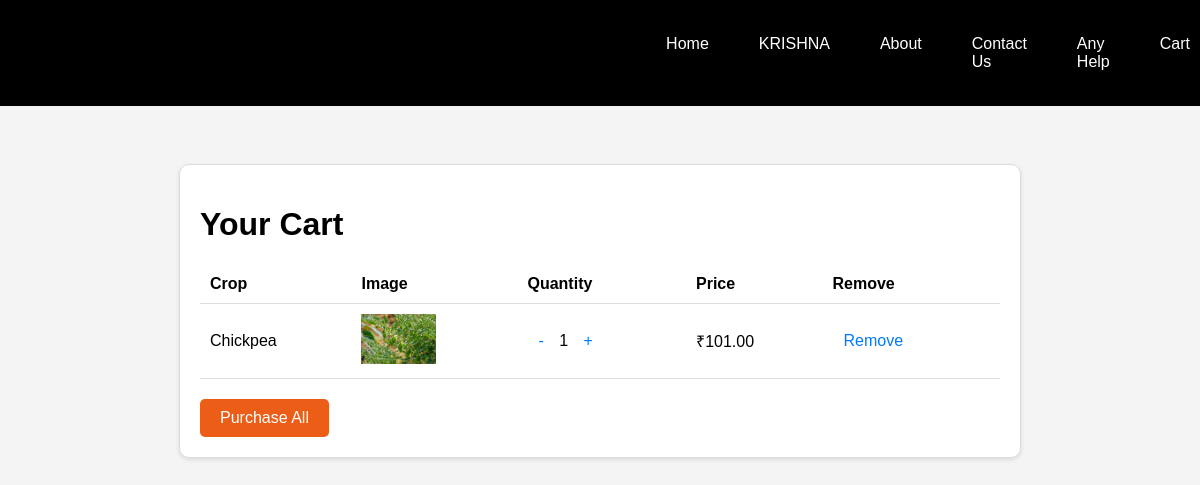
/view-cart/ (signed in), run on the app's committed database.
### dashboard/models.py (models this page shows, shortened)
class CartItem(models.Model):
    user = models.ForeignKey(User, on_delete=models.CASCADE, related_name='cart_items')  # Add related_name here
    crop = models.ForeignKey(Crop, on_delete=models.CASCADE)
    quantity = models.PositiveIntegerField(default=1)
    def total_price(self):
        return self.crop.price * self.quantity

class Crop(models.Model):
    name = models.CharField(max_length=100)
    image = models.ImageField(upload_to='crops/')
    description = models.TextField()
    price = models.DecimalField(max_digits=10, decimal_places=2)
    stock_quantity = models.PositiveIntegerField()

### dashboard/views.py (the view)
# urls.py: path('view-cart/', views.view_cart, name='view_cart'),
@login_required
def view_cart(request):
    cart_items = CartItem.objects.filter(user=request.user)
    total_amount = sum(item.total_price() for item in cart_items)
    return render(request, 'view_cart.html', {'cart_items': cart_items, 'total_amount': total_amount})

### dashboard/templates/view_cart.html (shortened to what this page needs)
<!DOCTYPE html>
<html lang="en">
<head>
    {% load static %}
</head>
<body>
    <nav class="navbar">
        <div class="menu">
            <a href="{% url 'home' %}">Home</a>
        {% if user.is_authenticated %}
            <a href="{% url 'my_account' %}">{{ user.username }}</a>
        {% else %}
            <a href="{% url 'login' %}">Login</a>
        {% endif %}
            <a href="{% url 'about' %}">About</a>
            <a href="{% url 'contact_us' %}">Contact Us</a>
            <a href="{% url 'chatbot' %}">Any Help</a>
            <a href="{% url 'view_cart' %}" class="cart-link">Cart
            </a>
        </div>
    </nav><br><br><br><br><br><br><br><br>
    <div class="container">
        <h1>Your Cart</h1>
        <table>
            <thead>
                <tr>
                    <th>Crop</th>
                    <th>Image</th>
                    <th>Quantity</th>
                    <th>Price</th>
                    <th>Remove</th>
                </tr>
            </thead>
            <tbody>
                {% for item in cart_items %}
                <tr>
                    <td>{{ item.crop.name }}</td>
                    <td>
                        <img src="{{ item.crop.image.url }}" alt="{{ item.crop.name }}" class="crop-image">
                    </td>
                    <td>
                        <form method="POST" action="{% url 'update_cart_quantity' item.id %}">
                            <button type="submit" class="btn-update" name="action" value="decrease">-</button>
                            {{ item.quantity }}
                            <button type="submit" class="btn-update" name="action" value="increase">+</button>
                        </form>
                    </td>
                    <td>₹{{ item.total_price }}</td>
                    <td>
                        <form method="POST" action="{% url 'remove_from_cart' item.id %}">
                            <button type="submit" class="btn-remove">Remove</button>
                        </form>
                    </td>
                </tr>
                {% endfor %}
            </tbody>
        </table>
        <form method="POST" action="{% url 'purchase_all_crops' %}">
            <button type="submit" class="btn-purchase-all">Purchase All</button>
        </form>
    </div>
</body>
</html>

### dashboard/templates/view_cart.html (style rules this page uses)
body { margin: 0; padding: 0; font-family: Arial, sans-serif; background-color: #f4f4f4; }
.navbar { display: flex; justify-content: right; align-items: center; background-color: rgb(0, 0, 0); padding: 15px; width: 100%; position: fixed; top: 0; z-index: 1; }
.menu { display: flex; gap: 20px; background-color: #000; padding: 10px; border-radius: 5px; }
.menu a { text-decoration: none; color: #fff; padding: 10px 15px; border-radius: 5px; transition: background-color 0.3s ease; }
.container { max-width: 800px; margin: 20px auto; padding: 20px; border: 1px solid #ddd; border-radius: 10px; box-shadow: 0 2px 4px rgba(0, 0, 0, 0.1); background-color: #fff; }
table { width: 100%; border-collapse: collapse; margin-top: 20px; }
th, td { padding: 10px; text-align: left; border-bottom: 1px solid #ddd; }
.btn-remove, .btn-update { cursor: pointer; background: none; border: none; font-size: 1em; color: #007bff; margin: 0 5px; }
.crop-image { height: 50px; width: auto; }
.btn-purchase-all { background-color: #ec5e17; color: #fff; padding: 10px 20px; border: none; border-radius: 5px; font-size: 1em; cursor: pointer; display: block; margin-top: 20px; text-align: center; }

### data on the page
CartItem: crop.name "Chickpea", crop.image (picture), quantity "1", total_price "101.00"

### other printed values
{{ user.username }} "KRISHNA"
